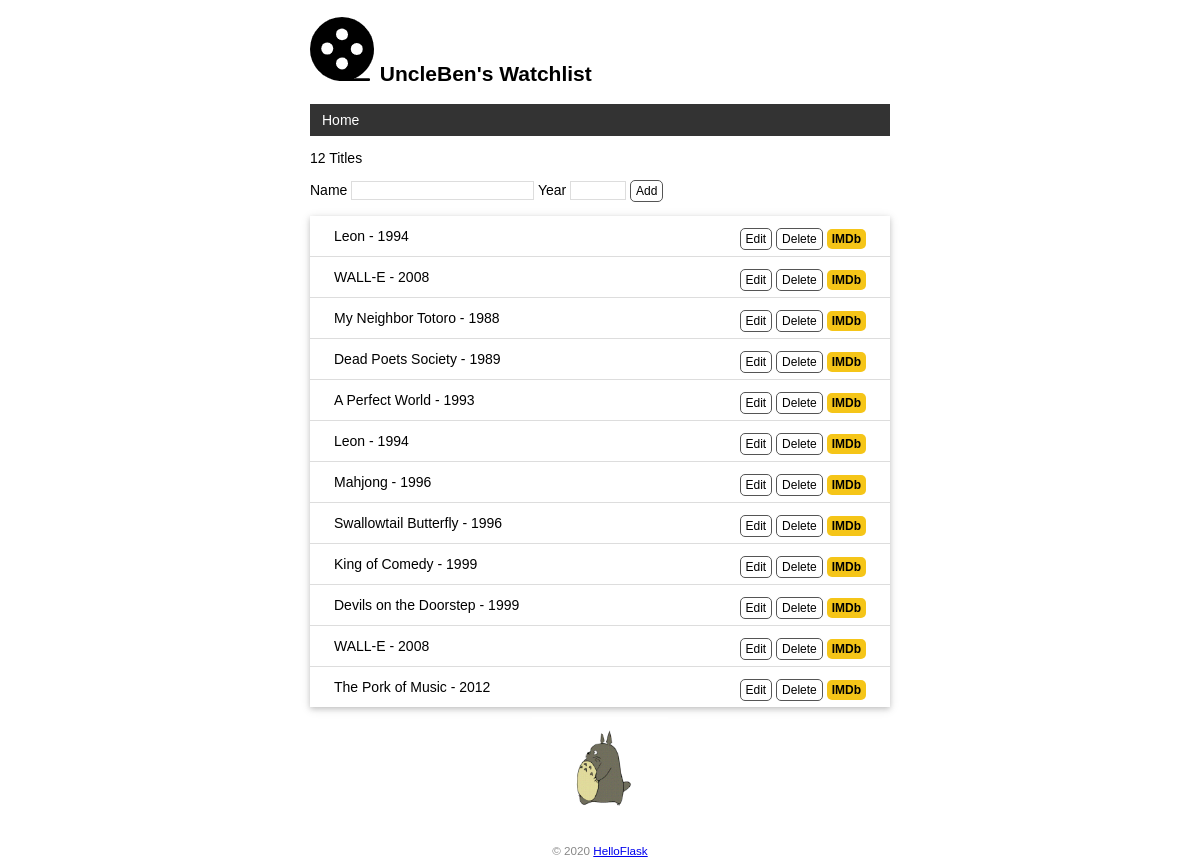
Before: / with the older database file.
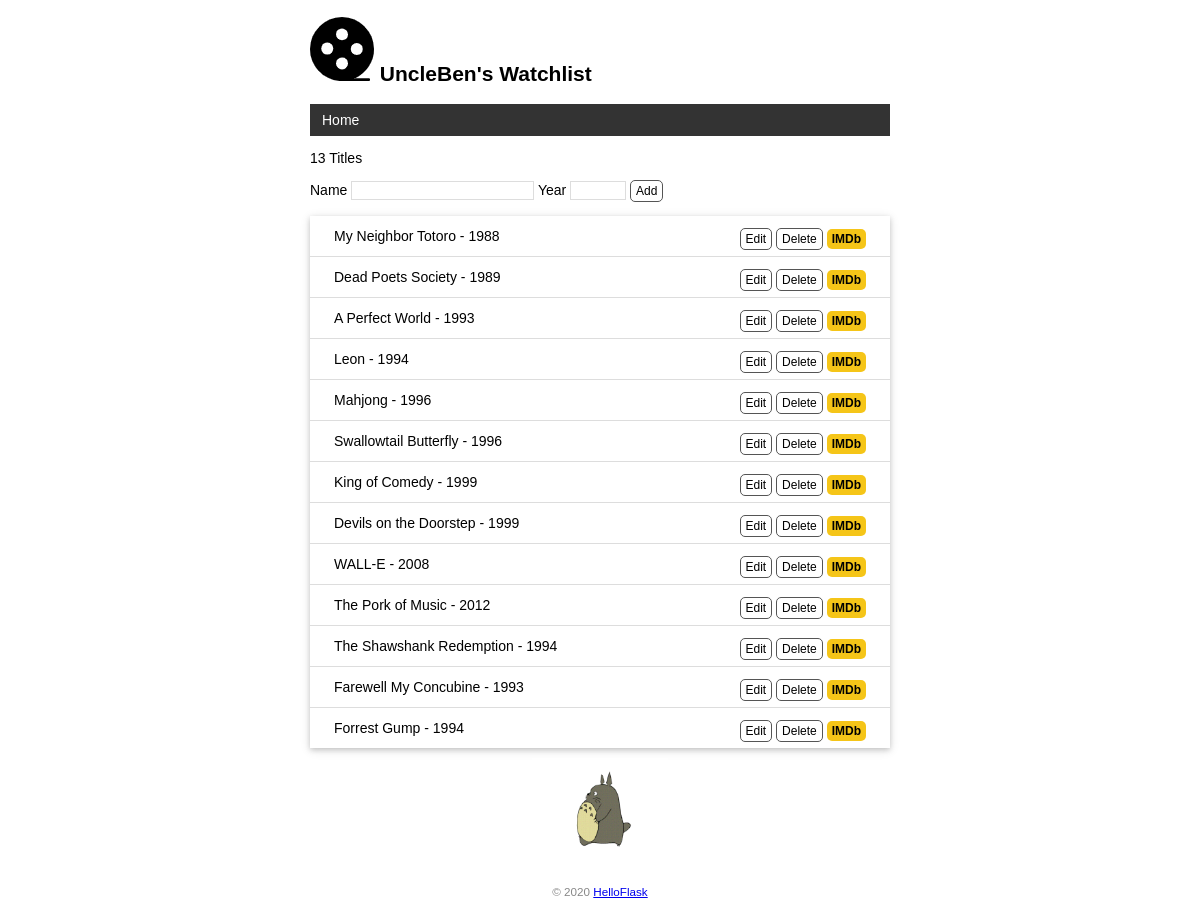
After: the same page with the newer database file.
### app.py (models this page shows)
class User(db.Model):
    id = db.Column(db.Integer, primary_key=True)
    name = db.Column(db.String(20))

class Movie(db.Model):
    id = db.Column(db.Integer, primary_key=True)
    title = db.Column(db.String(60))
    year = db.Column(db.String(4))

### app.py (the view, shortened to what this page needs)
@app.route('/', methods=['GET', 'POST'])
def index():
    user = User.query.first()
    movies = Movie.query.all()
    return render_template('index.html', user=user, movies=movies)

### app.py (called while the page is built)
@app.context_processor
def inject_user():
    user = User.query.first()
    return dict(user=user)

### templates/index.html
{% extends 'base.html' %}
{% block content %}
<p>{{ movies|length }} Titles</p>
<form method="POST">
    Name <input type="text" name="title" autocomplete="off" required>
    Year <input type="text" name="year" autocomplete="off" required>
    <input class="btn" type="submit" name="submit" value="Add">
</form>
<ul class="movie-list">
    {% for movie in movies %}
    <li>{{ movie.title }} - {{ movie.year }}
        <span class="float-right">
            <a class="btn" href="{{ url_for('edit', movie_id=movie.id) }}">Edit</a>
            <form class="inline-form" method="POST" action="{{ url_for('delete', movie_id=movie.id) }}">
                <input class="btn" type="submit" name="delete" value="Delete" onclick="return confirm('Are you sure?')">
            </form>
            <a class="imdb" href="https://www.imdb.com/find?q={{ movie.title }}" target="_blank" title="Find this movie on IMDb">IMDb</a>
        </span>
    </li>
    {% endfor %}
</ul>
<img alt="Walking Totoro" class="totoro" src="{{ url_for('static', filename='images/totoro.gif') }}" title="to~to~ro~">
{% endblock %}

### templates/base.html (shortened to what this page needs)
<!DOCTYPE html>
<html lang="en">
<head>
    {% block head %}
    <link rel="stylesheet" href="{{ url_for('static', filename='style.css' )}}" type="text/css">
    {% endblock %}
</head>
<body>
    <h2>
        <img src="{{ url_for('static', filename='images/avatar.jpg') }}" alt="Avatar">
        {{ user.name }}'s Watchlist
    </h2>
    <nav>
        <ul>
            <li><a href="{{ url_for('index') }}">Home</a></li>
        </ul>
    </nav>
    {% block content %}{% endblock %}
    <footer>
        <small>&copy; 2020 <a href="http://helloflask.com/tutorial">HelloFlask</a></small>
    </footer>
</body>
</html>

### static/style.css (style rules this page uses)
body { margin: auto; max-width: 580px; font-size: 14px; font-family: Arial, Helvetica, sans-serif; }
footer { color: #888; margin-top: 15px; text-align: center; padding: 10px; }
.movie-list { list-style-type: none; padding: 0; margin-bottom: 10px; box-shadow: 0 2px 5px 0 rgba(0, 0, 0, 0.16), 0 2px 10px 0 rgba(0, 0, 0, 0.12); }
.movie-list li { padding: 12px 24px; border-bottom: 1px solid #ddd; }
.movie-list li:last-child { border-bottom:none; }
.totoro { display: block; margin: 0 auto; height: 100px; }
nav ul { list-style-type: none; margin: 0; padding: 0; overflow: hidden; background-color: #333; }
nav li { float: left; }
nav li a { display: block; color: white; text-align: center; padding: 8px 12px; text-decoration: none; }
.float-right { float: right; }
.imdb { font-size: 12px; font-weight: bold; color: black; text-decoration: none; background: #F5C518; border-radius: 5px; padding: 3px 5px; }
input[type=submit] { font-family: inherit; }
input[type=text] { border: 1px solid #ddd; }
input[name=year] { width: 50px; }
.btn { font-size: 12px; padding: 3px 5px; text-decoration: none; cursor: pointer; background-color: white; color: black; border: 1px solid #555555; border-radius: 5px; }
.inline-form { display: inline; }

Changed rows visible on the page:
removed Movie: title "Leon", year "1994"
removed Movie: title "WALL-E", year "2008"
added Movie: title "The Shawshank Redemption", year "1994"
added Movie: title "Farewell My Concubine", year "1993"
added Movie: title "Forrest Gump", year "1994"
Other visible differences:
{{ movies|length }}: "12" → "13"
